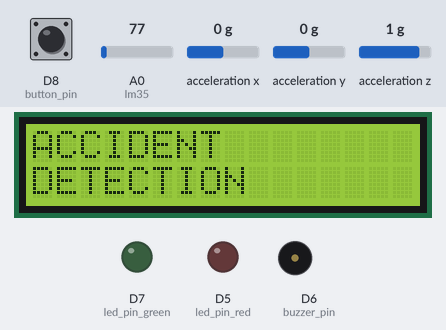
Recording of a sketch running on a simulated ESP8266 (NodeMCU). On the bench: 16×2 character LCD, output pins drawn as LEDs (lit = HIGH), buzzer (waves = sounding). Dashed ring = blinking. The test bench sets the inputs (shaded band); at power-on: acceleration z 1 g, acceleration x 0 g, D8 (button_pin) LOW, A0 (lm35) = 77, acceleration y 0 g. WiFi joins after 1.5 s; servers stay silent unless stated; what the sketch prints to the serial monitor is not drawn.

Above: at 1.7 s.
At 3.4 s:
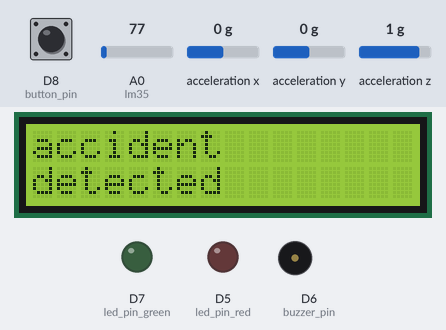
3.5 s: acceleration z set to 0.7 g
At 10.6 s:
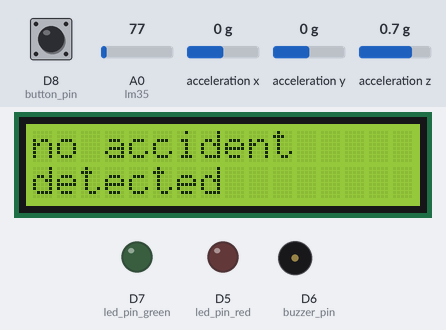
22.1 s: acceleration x set to 0.7 g
27.7 s: acceleration x set to 1 g
At 28.05 s:
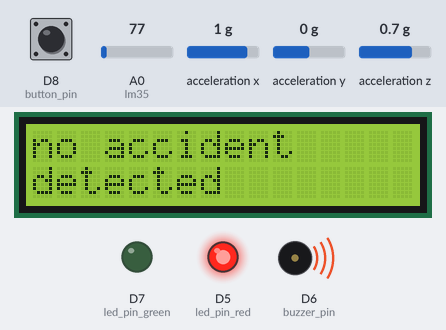
33.3 s: D8 (button_pin) pulled HIGH for 3 s
At 38.8 s:
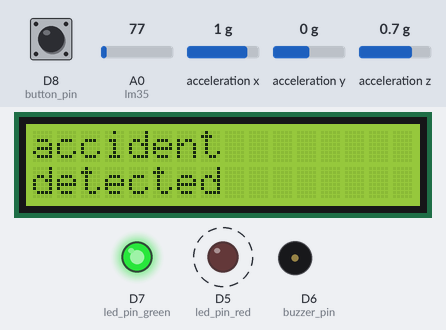
Timing chart, 0 to 39.9 s (numbered marks = the images above; inputs shaded):
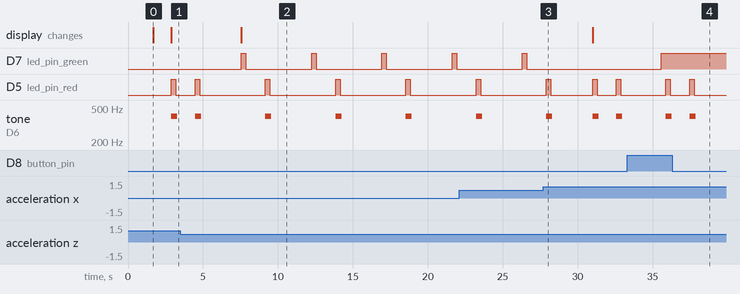

The sketch:

adxl_2.ino
```cpp
#include <Wire.h>
#include <Adafruit_Sensor.h>
#include <Adafruit_ADXL345_U.h>
#include <ESP8266WiFi.h>
#include <LiquidCrystal_I2C.h>
# include <ThingSpeak.h>
// BUZZER PIN
const int buzzer_pin = D6;  //pin connected to buzzer
// LED PIN
const int led_pin_red = D5; // pin connected to LED
const int led_pin_green = D7; // pin connected to red led
const int button_pin = D8;
// TEMPERATURE SENSOR PIN
const int lm35 = A0;
// current state of the push button
int button_state = 0;
// THRESHOLD VALUE
const float threshold = 8.0; // setting up threshold value for accelerometer
const  float x = 0;
const float y = 0;
const float z = 0;
// initializing the lcd screen
LiquidCrystal_I2C lcd(0x27, 16, 2);
// Wi-Fi credentials and thingspeak connections
const char* ssid = "OnePlus Nord";
const char* password = "avanig1834";
const char* host = "maker.ifttt.com";
WiFiClient client;
unsigned long channel_number = 2197854;
const char* API_key = "D8Z585ICCMUBQL07";
const char* server = "api.thingspeak.com";
// ADXL345
Adafruit_ADXL345_Unified accel = Adafruit_ADXL345_Unified(12345);

void setup(void) {
  Serial.begin(115200);
  Serial.println("email from nodemcu");
  delay(100);
  WiFi.mode(WIFI_STA);
  ThingSpeak.begin(client);
  while (!Serial) {
  delay(10);}
  Serial.println("Accelerometer Test");
  Serial.println("");
  if (!accel.begin()) {
    Serial.println("Could not find a valid ADXL345 sensor, check wiring!");
    while (1);}
  //  set up the buzzer pin as an output
  pinMode(buzzer_pin, OUTPUT);
  // set up the led pin as an output
  pinMode(led_pin_red, OUTPUT);
  pinMode(led_pin_green, OUTPUT);
  // set up the push button
  pinMode(button_pin, INPUT);
  // set up the tempearature sensor
  pinMode(lm35, INPUT);
  // Connect to Wi-Fi
  WiFi.begin(ssid, password);
  while (WiFi.status() != WL_CONNECTED) {
    delay(500);
    Serial.println("Connecting to WiFi...");
}
  // ip address of nodemcu
  Serial.println("Connected to WiFi");
  Serial.println("IP address: ");
  Serial.println(WiFi.localIP());
  // initializing lcd
  lcd.init();
  lcd.clear();
  lcd.backlight(); // turn on the backlight
  lcd.setCursor(0,0);
  lcd.print("ACCIDENT");
  lcd.setCursor(0,1);
  lcd.print("DETECTION");
}

void loop(void) {


          WiFiClient client;
          const int httpPort = 80;
            if (!client.connect(host, httpPort)) {
                  Serial.println("connection failed");
            return;}
          if(Serial.available())  {
                        char a=Serial.read();

            if (a=='y'){


                    String url = "trigger/accident_detected/with/key/dJ2Wj4ucAs8wrHqGq5THK4";


                    Serial.print("Requesting URL: ");
                    Serial.println(url);

                     client.print(String("GET ") + url + " HTTP/1.1\r\n" +
                                    "Host: " + host + "\r\n" +
                                           "Connection: close\r\n\r\n");
                                    }


          else{
            Serial.println("Correct character not pressed.Try again");

          }

          }
  sensors_event_t event;
  accel.getEvent(&event);

  float x = event.acceleration.x;
  float y = event.acceleration.y;
  float z = event.acceleration.z;

  Serial.print("X: "); Serial.print(x); Serial.print("  ");
  Serial.print("Y: "); Serial.print(y); Serial.print("  ");
  Serial.print("Z: "); Serial.print(z); Serial.print("  ");
  Serial.println("m/s^2 ");
  ThingSpeak.writeField(2197854, 2, x, "D8Z585ICCMUBQL07");
  ThingSpeak.writeField(2197854, 3, y, "D8Z585ICCMUBQL07");
  ThingSpeak.writeField(2197854, 4, z, "D8Z585ICCMUBQL07");
  if(x > threshold || y > threshold || z > threshold)
  {
    button_state = digitalRead(button_pin);
    if(button_state == 1)
    {
      digitalWrite(led_pin_green, HIGH);
      delay(200);
    }
    // message on lcd screen
    lcd.init();
    lcd.clear();
    lcd.backlight();
    lcd.setCursor(0,0);
    lcd.print("accident");
    lcd.setCursor(0,1);
    lcd.print("detected");

    // message on serial monitor
    Serial.println("accident detected!");
    // buzzer buzzes
    soundBuzzer();
    // blink the RED LED
    lightLED_red();
    // send email

    delay(500);
  }

  else
  {
    lcd.init();
    lcd.clear();
    lcd.backlight();
    lcd.setCursor(0,0);
    lcd.print("no accident");
    lcd.setCursor(0,1);
    lcd.print("detected");
    // blink the GREEN LED
    lightLED_green();
    delay(500);
  }

  // reading temperature value
  int lm_value = analogRead(lm35);
  float temp = ((lm_value*3)/10)+26.5;
  Serial.print("temp: ");
  Serial.print(temp);
  Serial.print(" celcius");
  Serial.println("\xC2\xB0");
  delay(500);
  if(temp>30.0)
  {
    soundBuzzer();
    lightLED_red();
    delay(500);
  }
  // sending temperature sensore data to thingspeak
  ThingSpeak.writeField(2197854, 1, temp, "D8Z585ICCMUBQL07");
  delay(500);
}
void soundBuzzer()
{
  tone(buzzer_pin, 400, 400);
}
void lightLED_red()
{
  digitalWrite(led_pin_red, HIGH);
  delay(300);
  digitalWrite(led_pin_red, LOW);
  delay(300);
}
void lightLED_green()
{
  digitalWrite(led_pin_green, HIGH);
  delay(300);
  digitalWrite(led_pin_green, LOW);
  delay(300);
}
```

Measured:
- the behaviour switches between 0.9 and 0.8 g on acceleration z (found by bisection; images 1 and 2)
- the behaviour switches between 0.8 and 0.9 g on acceleration x (found by bisection; images 2 and 3)
- after the input at 3.5 s, D7 (led_pin_green): alternates HIGH for 0.30 s and LOW for 4.4 s, starting after 4.1 s; the display: changes after 4.1 s (image 2)
- after the input at 27.7 s, D7 (led_pin_green): stays LOW (without the input it goes to HIGH after 3.3 s)
- after the input at 33.3 s, D7 (led_pin_green): LOW → HIGH after 2.3 s
- by itself, D5 (led_pin_red): alternates HIGH for 0.30 s and LOW for 4.4 s
- by itself, tone on D6 (buzzer_pin): alternates 400 Hz for 0.40 s and silent for 4.3 s
